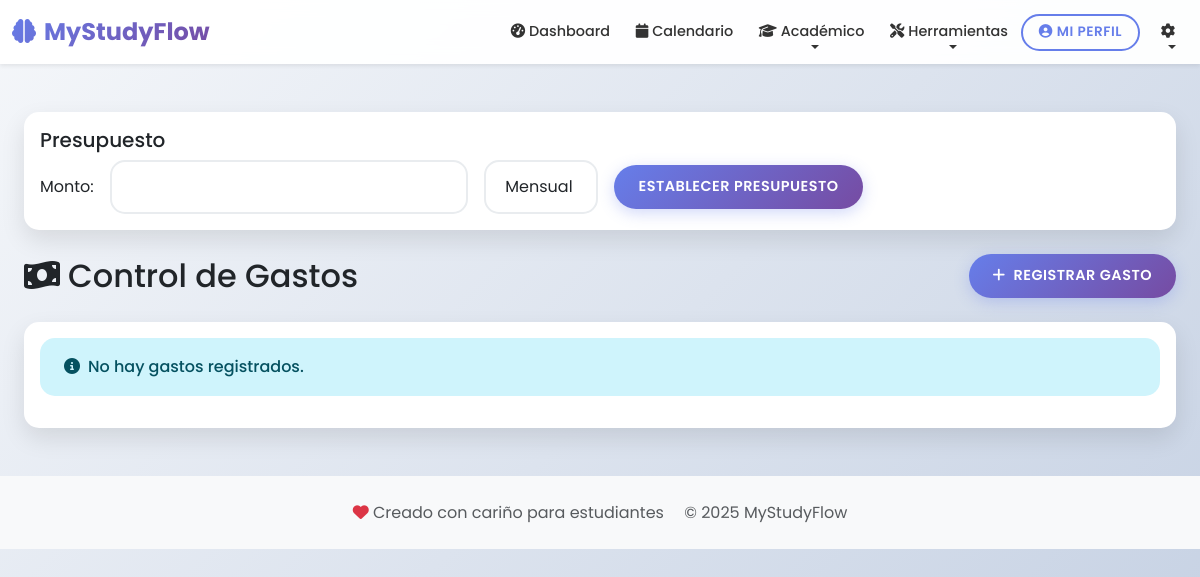
The app's page /gastos/ (signed in), older data.
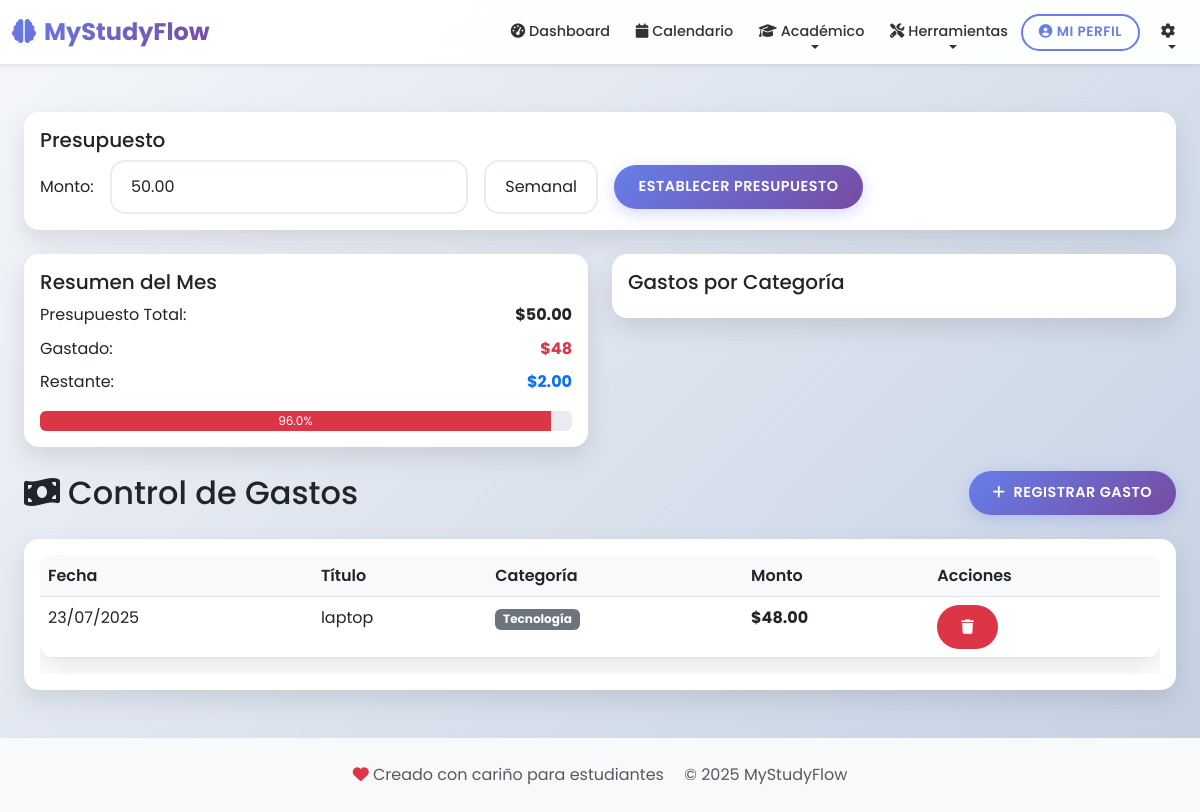
The same page, newer data.
### studyflow/models.py (models this page shows, shortened)
class Presupuesto(models.Model):
    usuario = models.ForeignKey(User, on_delete=models.CASCADE)
    monto = models.DecimalField(max_digits=10, decimal_places=2)
    periodo = models.CharField(max_length=10, choices=Gasto.PERIODO_CHOICES)
    fecha_inicio = models.DateField(auto_now_add=True)
    alerta_porcentaje = models.IntegerField(default=80)  # Alerta cuando se alcance el 80% del presupuesto

class Gasto(models.Model):
    CATEGORIAS = [
        ('materiales', 'Materiales de Estudio'),
        ('libros', 'Libros'),
        ('tecnologia', 'Tecnología'),
        ('transporte', 'Transporte'),
    ]
    PERIODO_CHOICES = [
        ('mensual', 'Mensual'),
        ('semanal', 'Semanal'),
    ]
    usuario = models.ForeignKey(User, on_delete=models.CASCADE)
    titulo = models.CharField(max_length=200)
    monto = models.DecimalField(max_digits=10, decimal_places=2)
    categoria = models.CharField(max_length=50, choices=CATEGORIAS)
    fecha = models.DateField(default=timezone.now)
    descripcion = models.TextField(blank=True, null=True)
    created_at = models.DateTimeField(default=timezone.now)
    class Meta:
        ordering = ['-fecha']

### studyflow/views.py (the view)
# urls.py: path('gastos/', views.lista_gastos, name='lista_gastos'),
@login_required
def lista_gastos(request):
    gastos = Gasto.objects.filter(usuario=request.user)
    presupuesto = Presupuesto.objects.filter(usuario=request.user).first()
    mes_actual = timezone.now().month
    total_mes = gastos.filter(fecha__month=mes_actual).aggregate(
        total=Sum('monto'))['total'] or 0
    restante = 0
    porcentaje_usado = 0
    if presupuesto and presupuesto.monto > 0:
        restante = presupuesto.monto - total_mes
        porcentaje_usado = (total_mes / presupuesto.monto) * 100
    CATEGORIAS_CHOICES = [
        ('utiles', 'Útiles Escolares'),
        ('libros', 'Libros'),
        ('tecnologia', 'Tecnología'),
        ('transporte', 'Transporte'),
        ('comida', 'Comida'),
        ('otros', 'Otros')
    ]
    context = {
        'gastos': gastos,
        'total_mes': total_mes,
        'presupuesto': presupuesto,
        'porcentaje_usado': porcentaje_usado,
        'restante': restante,
        'categorias': CATEGORIAS_CHOICES,
    }
    return render(request, 'studyflow/gastos.html', context)

### studyflow/templates/studyflow/gastos.html (shortened to what the changed rows need)
{% extends 'base.html' %}
{% block content %}
<div class="container mt-4">
    <div class="card mb-4">
        <div class="card-body">
            <form method="POST" action="{% url 'establecer_presupuesto' %}">
                <div class="row g-3 align-items-center">
                    <div class="col-auto">
                        <input type="number" name="monto" class="form-control"
                               value="{{ presupuesto.monto|default:'' }}" step="0.01" required>
                    </div>
                    <div class="col-auto">
                        <select name="periodo" class="form-control">
                            <option value="mensual" {% if presupuesto.periodo == 'mensual' %}selected{% endif %}>Mensual</option>
                            <option value="semanal" {% if presupuesto.periodo == 'semanal' %}selected{% endif %}>Semanal</option>
                        </select>
                    </div>
                </div>
            </form>
        </div>
    </div>
    {% if presupuesto %}
    <div class="row mb-4">
        <div class="col-md-6">
            <div class="card">
                <div class="card-body">
                    <h5 class="card-title">Resumen del Mes</h5>
                    <div class="d-flex justify-content-between mb-2">
                        <span>Presupuesto Total:</span>
                        <span class="fw-bold">${{ presupuesto.monto }}</span>
                    </div>
                    <div class="d-flex justify-content-between mb-2">
                        <span>Gastado:</span>
                        <span class="fw-bold text-{% if porcentaje_usado > 80 %}danger{% else %}success{% endif %}">
                            ${{ total_mes }}
                        </span>
                    </div>
                    <div class="d-flex justify-content-between mb-2">
                        <span>Restante:</span>
                        <span class="fw-bold text-primary">${{ restante }}</span>
                    </div>
                    <div class="progress mt-3">
                        <div class="progress-bar {% if porcentaje_usado > 80 %}bg-danger{% else %}bg-success{% endif %}"
                             role="progressbar"
                             style="width: {{ porcentaje_usado }}%">
                            {{ porcentaje_usado|floatformat:1 }}%
                        </div>
                    </div>
                </div>
            </div>
        </div>
        <div class="col-md-6">
            <div class="card">
                <div class="card-body">
                    <h5 class="card-title">Gastos por Categoría</h5>
                </div>
            </div>
        </div>
    </div>
    {% endif %}
    <div class="row mb-4">
        <div class="col d-flex justify-content-between align-items-center">
            <h2 class="mb-0">
                <i class="fas fa-money-bill-wave me-2"></i>Control de Gastos
            </h2>
        </div>
    </div>
    <div class="card">
        <div class="card-body">
            {% if gastos %}
                <div class="table-responsive">
                    <table class="table table-hover">
                        <thead>
                            <tr>
                                <th>Fecha</th>
                                <th>Título</th>
                                <th>Categoría</th>
                                <th>Monto</th>
                                <th>Acciones</th>
                            </tr>
                        </thead>
                        <tbody>
                            {% for gasto in gastos %}
                            <tr>
                                <td>{{ gasto.fecha|date:"d/m/Y" }}</td>
                                <td>
                                    {{ gasto.titulo }}
                                </td>
                                <td><span class="badge bg-secondary">{{ gasto.get_categoria_display }}</span></td>
                                <td class="fw-bold">${{ gasto.monto }}</td>
                                <td>
                                    <form method="POST" action="{% url 'eliminar_gasto' gasto.id %}" class="d-inline">
                                        <button type="submit" class="btn btn-danger btn-sm"
                                                onclick="return confirm('¿Estás seguro de eliminar este gasto?')">
                                            <i class="fas fa-trash"></i>
                                        </button>
                                    </form>
                                </td>
                            </tr>
                            {% endfor %}
                        </tbody>
                    </table>
                </div>
            {% else %}
                <div class="alert alert-info">
                    <i class="fas fa-info-circle me-2"></i>No hay gastos registrados.
                </div>
            {% endif %}
        </div>
    </div>
</div>
{% endblock %}

Row changes from the older to the newer data that the page shows:
added Presupuesto: monto "50.00", periodo "Semanal"
added Gasto: fecha "23/07/2025", titulo "laptop", categoria "Tecnología", monto "48.00"
Text that changed along with them:
{{ total_mes }}: (not shown) → "48"
{{ restante }}: (not shown) → "2.00"
{{ porcentaje_usado|floatformat:1 }}: (not shown) → "96.0"
form field periodo: "Mensual" → (not shown)
text no longer shown: "No hay gastos registrados."
text now shown: "Resumen del Mes Presupuesto Total: $ Gastado: $ Restante: $ % Gastos por Categoría Fecha Título Categoría Monto Acciones"
